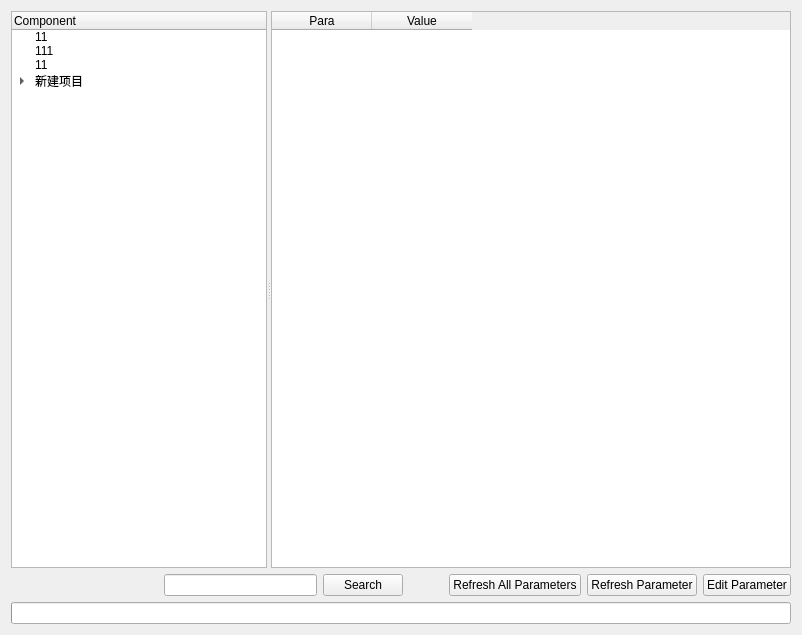
<?xml version="1.0" encoding="UTF-8"?>
<ui version="4.0">
 <class>UAVFlyManage_MavlinkParameterManageEditDialog</class>
 <widget class="QWidget" name="UAVFlyManage_MavlinkParameterManageEditDialog">
  <property name="geometry">
   <rect>
    <x>0</x>
    <y>0</y>
    <width>802</width>
    <height>635</height>
   </rect>
  </property>
  <property name="windowTitle">
   <string>UAVFlyManage_MavlinkParameterManageEditDialog</string>
  </property>
  <layout class="QVBoxLayout" name="verticalLayout">
   <item>
    <widget class="QSplitter" name="splitter">
     <property name="sizePolicy">
      <sizepolicy hsizetype="Expanding" vsizetype="Expanding">
       <horstretch>0</horstretch>
       <verstretch>0</verstretch>
      </sizepolicy>
     </property>
     <property name="orientation">
      <enum>Qt::Horizontal</enum>
     </property>
     <widget class="QTreeWidget" name="treeWidget_UAVFlyManage_MavlinkParameterManageEdit">
      <property name="sizePolicy">
       <sizepolicy hsizetype="Expanding" vsizetype="Expanding">
        <horstretch>0</horstretch>
        <verstretch>0</verstretch>
       </sizepolicy>
      </property>
      <property name="minimumSize">
       <size>
        <width>2</width>
        <height>2</height>
       </size>
      </property>
      <column>
       <property name="text">
        <string>Component</string>
       </property>
      </column>
      <item>
       <property name="text">
        <string>11</string>
       </property>
      </item>
      <item>
       <property name="text">
        <string>111</string>
       </property>
      </item>
      <item>
       <property name="text">
        <string>11</string>
       </property>
      </item>
      <item>
       <property name="text">
        <string>新建项目</string>
       </property>
       <item>
        <property name="text">
         <string>11</string>
        </property>
       </item>
      </item>
     </widget>
     <widget class="QTableWidget" name="tableWidget_UAVFlyManage_MavlinkParameterManageEdit">
      <property name="sizePolicy">
       <sizepolicy hsizetype="Expanding" vsizetype="Expanding">
        <horstretch>2</horstretch>
        <verstretch>0</verstretch>
       </sizepolicy>
      </property>
      <property name="minimumSize">
       <size>
        <width>2</width>
        <height>2</height>
       </size>
      </property>
      <column>
       <property name="text">
        <string>Para</string>
       </property>
      </column>
      <column>
       <property name="text">
        <string>Value</string>
       </property>
      </column>
     </widget>
    </widget>
   </item>
   <item>
    <layout class="QHBoxLayout" name="horizontalLayout">
     <item>
      <spacer name="horizontalSpacer">
       <property name="orientation">
        <enum>Qt::Horizontal</enum>
       </property>
       <property name="sizeHint" stdset="0">
        <size>
         <width>40</width>
         <height>20</height>
        </size>
       </property>
      </spacer>
     </item>
     <item>
      <widget class="QLineEdit" name="lineEdit_UAVFlyManage_MavlinkParameterManageEdit_SearthParameters"/>
     </item>
     <item>
      <widget class="QPushButton" name="pushButton_UAVFlyManage_MavlinkParameterManageEdit_SearthParameters">
       <property name="text">
        <string>Search</string>
       </property>
      </widget>
     </item>
     <item>
      <spacer name="horizontalSpacer_2">
       <property name="orientation">
        <enum>Qt::Horizontal</enum>
       </property>
       <property name="sizeType">
        <enum>QSizePolicy::Maximum</enum>
       </property>
       <property name="sizeHint" stdset="0">
        <size>
         <width>40</width>
         <height>20</height>
        </size>
       </property>
      </spacer>
     </item>
     <item>
      <widget class="QPushButton" name="pushButton_UAVFlyManage_MavlinkParameterManageEdit_RefreshAllParameters">
       <property name="text">
        <string>Refresh All Parameters</string>
       </property>
      </widget>
     </item>
     <item>
      <widget class="QPushButton" name="pushButton_UAVFlyManage_MavlinkParameterManageEdit_RefreshParameters">
       <property name="text">
        <string>Refresh Parameter</string>
       </property>
      </widget>
     </item>
     <item>
      <widget class="QPushButton" name="pushButton_UAVFlyManage_MavlinkParameterManageEdit_EditParameters">
       <property name="text">
        <string>Edit Parameter</string>
       </property>
      </widget>
     </item>
    </layout>
   </item>
   <item>
    <widget class="QProgressBar" name="progressBar_UAVFlyManage_MavlinkParameterManageEdit">
     <property name="alignment">
      <set>Qt::AlignCenter</set>
     </property>
    </widget>
   </item>
  </layout>
 </widget>
 <resources/>
 <connections/>
</ui>
